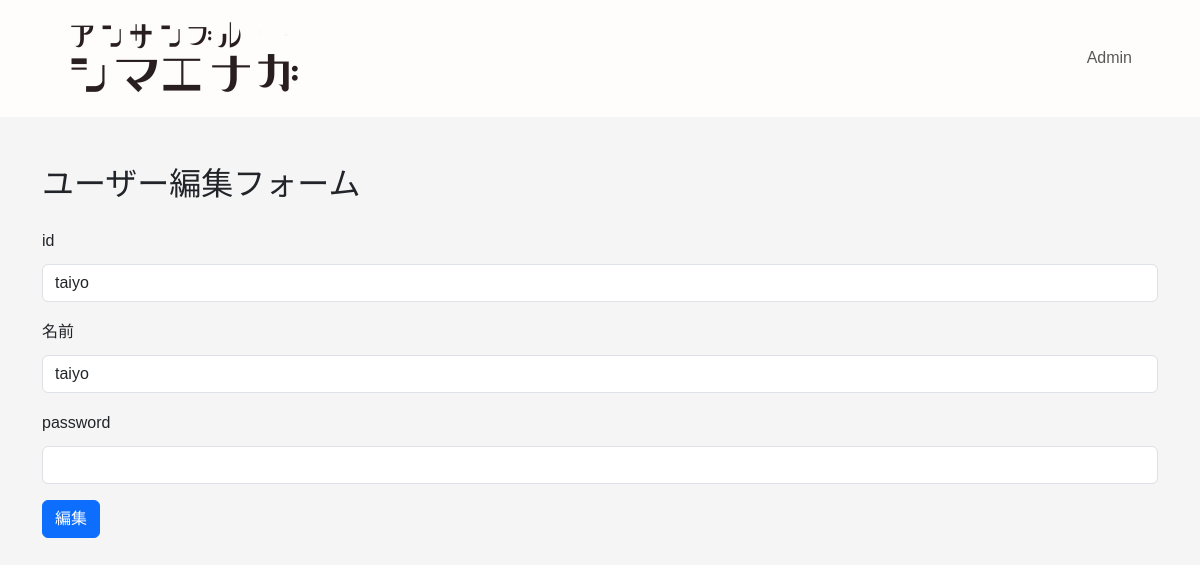
The page /admin/user/edit/taiyo (signed in) on the database as committed earlier.
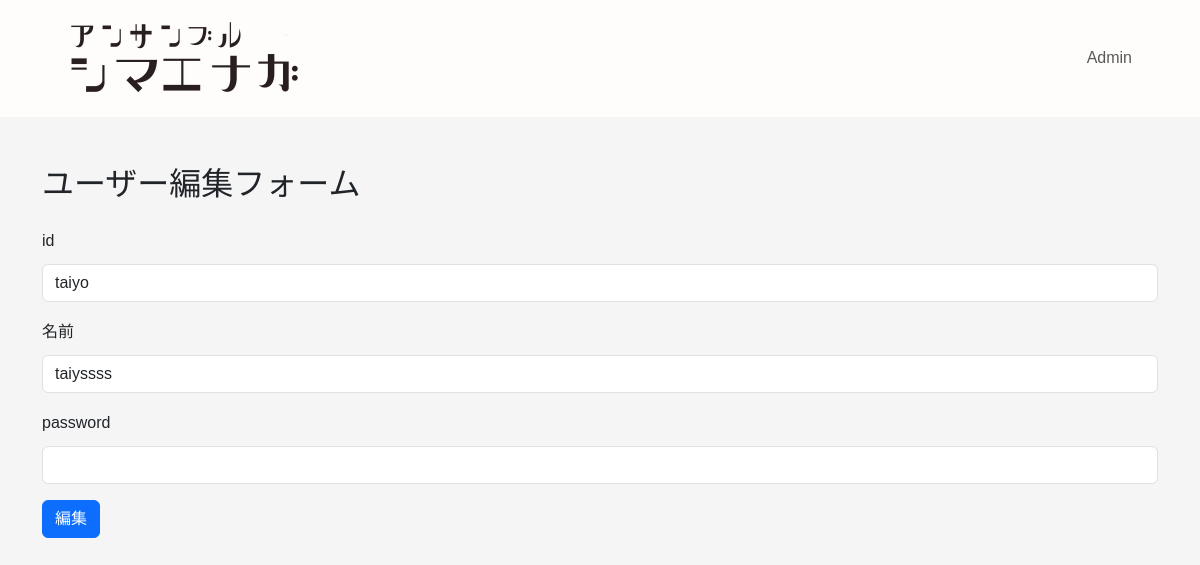
The same page on the database as committed later.
### app/models/models.py (models this page shows, shortened)
class User(db.Model, UserMixin):
    __tablename__ = "users"
    id = db.Column(db.String(16), primary_key=True, nullable=False)
    name = db.Column(db.String(16), nullable=False)
    pw = db.Column(db.String(256), nullable=False)

### app/routes/routes.py (the view, shortened to what this page needs)
@main_bp.route("/admin/user/edit/<string:id>", methods=["GET", "POST"])
@login_required
def edit_user(id):
    user = User.query.get_or_404(id)
    form = EditUser(obj=user)
    form.pw.data = ""
    return render_template("edit_user.html", form=form)

### app/forms/forms.py
class EditUser(FlaskForm):
    id = StringField("id", validators=[DataRequired("idは必須です")])
    name = StringField("名前", validators=[DataRequired("名前は必須です")])
    pw = StringField("password")
    submit = SubmitField("編集")

### app/templates/edit_user.html (shortened to what this page needs)
{% extends "layout_admin.html" %}
{% block content %}
<div class="container py-5">
  <h1 class="fs-2 mb-4">ユーザー編集フォーム</h1>
  <form method="post" novalidate>
    <div class="mb-3">
      {{ form.id.label(class="form-label") }}
      {{ form.id(class="form-control") }}
    </div>
    <div class="mb-3">
      {{ form.name.label(class="form-label") }}
      {{ form.name(class="form-control") }}
    </div>
    <div class="mb-3">
      {{ form.pw.label(class="form-label") }}
      {{ form.pw(class="form-control", type="password") }}
    </div>
    <div class="mb-3">
      {{ form.submit(class="btn btn-primary") }}
    </div>
  </form>
</div>
{% endblock %}

Rows that differ between the two databases and show on the page:
changed User "taiyo": name "taiyo" → "taiyssss"
